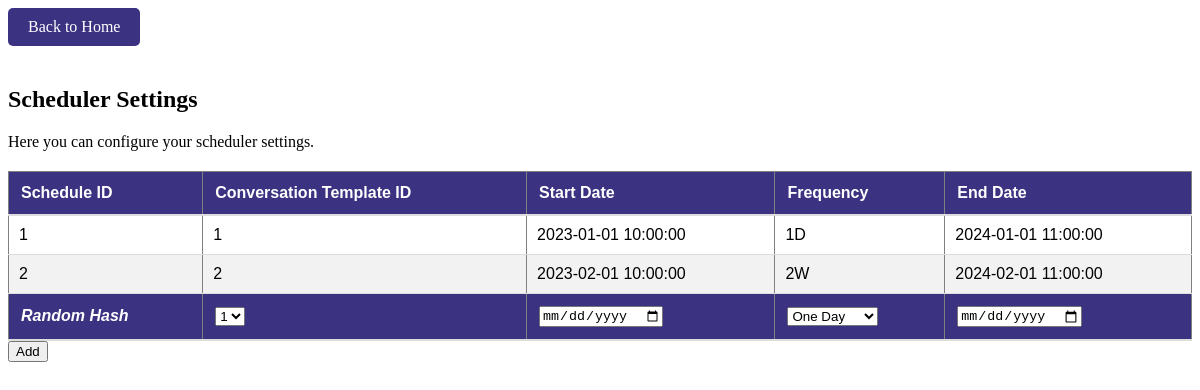
Page /scheduler on the committed database.
### app.py (models this page shows)
class Schedule(db.Model):
    schedule_id = db.Column(db.Integer, primary_key=True)
    convo_template_id = db.Column(db.Integer, db.ForeignKey('conversation_template.convo_template_id'), nullable=False)
    start_date = db.Column(db.DateTime, nullable=False, default=db.func.current_timestamp())
    end_date = db.Column(db.DateTime, default=db.func.current_timestamp())
    frequency = db.Column(db.String)

### app.py (the view, shortened to what this page needs)
@app.route('/scheduler', methods=['GET', 'POST'])
def scheduler():
    schedules = Schedule.query.all()
    conversation_templates = ConversationTemplate.query.all()
    return render_template('scheduler.html', schedules=schedules, current_date="2024-11-09", conversation_templates=conversation_templates)

### templates/scheduler.html (shortened to what this page needs)
<!DOCTYPE html>
<html lang="en">
    <head>
        <link rel="stylesheet" href="{{ url_for('static', filename='style.css') }}">
    </head>
    <body>
        <a href="/" style="display: inline-block; margin-bottom: 20px; padding: 10px 20px; background-color: rgb(60,50,130);  color: white; text-align: center; text-decoration: none; border-radius: 5px;">Back to Home</a>
        <div id="scheduler">
            <h2>Scheduler Settings</h2>
            <p>Here you can configure your scheduler settings.</p>
                <table id="schedulerTable" border="1">
                    <thead>
                        <tr>
                            <th>Schedule ID</th>
                            <th>Conversation Template ID</th>
                            <th>Start Date</th>
                            <th>Frequency</th>
                            <th>End Date</th>
                        </tr>
                    </thead>
                    <tbody>
                        {% for schedule in schedules %}
                        <tr>
                            <td>{{ schedule.schedule_id }}</td>
                            <td>{{ schedule.convo_template_id }}</td>
                            <td>{{ schedule.start_date }}</td>
                            <td>{{ schedule.frequency }}</td>
                            <td>{{ schedule.end_date }}</td>
                        </tr>
                        {% endfor %}
                        <tr>
                            <th><i>Random Hash</i></th>
                            <th>
                                <select id="conversationTemplateId" name="conversationTemplateId" required>
                                    {% for template in conversation_templates %}
                                        <option value="{{ template.convo_template_id }}">{{ template.convo_template_id }}</option>
                                    {% endfor %}
                                </select>
                            </th>
                            <th>
                                <input type="date" id="startDate" name="startDate" required min="{{ current_date }}">
                            </th>
                            <th>
                                <select id="frequency" name="frequency" required>
                                    <option value="one day">One Day</option>
                                </select>
                            </th>
                            <th>
                                <input type="date" id="endDate" name="endDate" required min="{{ current_date }}">
                            </th>
                        </tr>
                    </tbody>
                </table>
                <button type="submit" onclick="submitScheduleForm(event)">Add</button>
        </div>
    </body>
</html>

### static/style.css (style rules this page uses)
table { width: 100%; border-collapse: collapse; font-family: Arial, sans-serif; margin-top: 20px; }
th { background-color: rgb(60,50,130); color: white; font-weight: bold; padding: 12px; text-align: left; border-bottom: 2px solid #ddd; }
td { padding: 10px; border-bottom: 1px solid #ddd; }
tr:nth-child(even) { background-color: #f2f2f2; }

### rows in the picture
Schedule: schedule_id "1", convo_template_id "1", start_date "2023-01-01 10:00:00", frequency "1D", end_date "2024-01-01 11:00:00"
Schedule: schedule_id "2", convo_template_id "2", start_date "2023-02-01 10:00:00", frequency "2W", end_date "2024-02-01 11:00:00"

### other values in the picture
form field conversationTemplateId "1"
